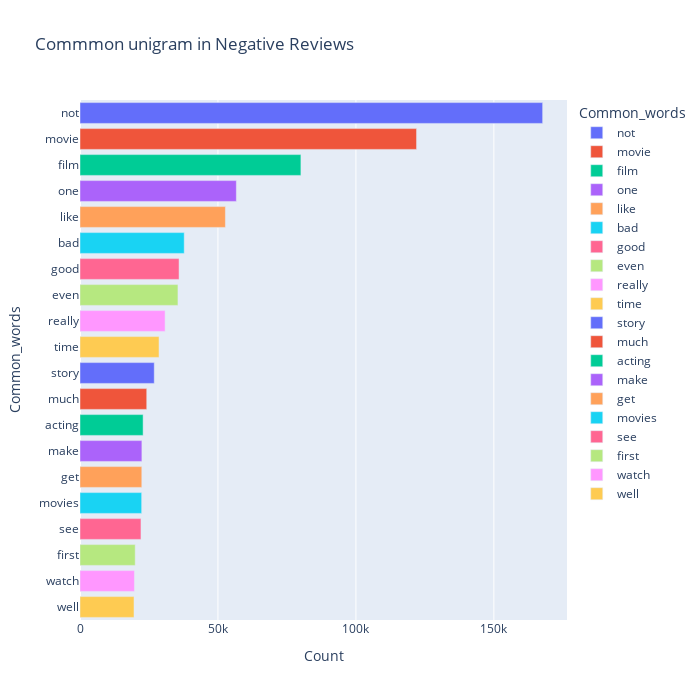

The cell this chart's notebook holds for it:
### Code cell
most_common_uni = get_top_text_ngrams(df.Reviews_clean[df['Ratings']<=4],20,1)
most_common_uni = dict(most_common_uni)
temp = pd.DataFrame(columns = ["Common_words" , 'Count'])
temp["Common_words"] = list(most_common_uni.keys())
temp["Count"] = list(most_common_uni.values())
fig = px.bar(temp, x="Count", y="Common_words", title='Commmon unigram in Negative Reviews', orientation='h', 
             width=700, height=700,color='Common_words')
fig.show()

### Figure 1 — Plotly figure (JSON) as saved in the notebook; plotly's stock layout.template omitted (floating-point values rounded to 4 significant figures)
{"data": [{"alignmentgroup": "True", "hovertemplate": "Common_words=%{y}<br>Count=%{x}<extra></extra>", "legendgroup": "not", "marker": {"color": "#636efa", "pattern": {"shape": ""}}, "name": "not", "offsetgroup": "not", "orientation": "h", "showlegend": true, "textposition": "auto", "type": "bar", "x": [167683], "xaxis": "x", "y": ["not"], "yaxis": "y"}, {"alignmentgroup": "True", "hovertemplate": "Common_words=%{y}<br>Count=%{x}<extra></extra>", "legendgroup": "movie", "marker": {"color": "#EF553B", "pattern": {"shape": ""}}, "name": "movie", "offsetgroup": "movie", "orientation": "h", "showlegend": true, "textposition": "auto", "type": "bar", "x": [121981], "xaxis": "x", "y": ["movie"], "yaxis": "y"}, {"alignmentgroup": "True", "hovertemplate": "Common_words=%{y}<br>Count=%{x}<extra></extra>", "legendgroup": "film", "marker": {"color": "#00cc96", "pattern": {"shape": ""}}, "name": "film", "offsetgroup": "film", "orientation": "h", "showlegend": true, "textposition": "auto", "type": "bar", "x": [80065], "xaxis": "x", "y": ["film"], "yaxis": "y"}, {"alignmentgroup": "True", "hovertemplate": "Common_words=%{y}<br>Count=%{x}<extra></extra>", "legendgroup": "one", "marker": {"color": "#ab63fa", "pattern": {"shape": ""}}, "name": "one", "offsetgroup": "one", "orientation": "h", "showlegend": true, "textposition": "auto", "type": "bar", "x": [56666], "xaxis": "x", "y": ["one"], "yaxis": "y"}, {"alignmentgroup": "True", "hovertemplate": "Common_words=%{y}<br>Count=%{x}<extra></extra>", "legendgroup": "like", "marker": {"color": "#FFA15A", "pattern": {"shape": ""}}, "name": "like", "offsetgroup": "like", "orientation": "h", "showlegend": true, "textposition": "auto", "type": "bar", "x": [52700], "xaxis": "x", "y": ["like"], "yaxis": "y"}, {"alignmentgroup": "True", "hovertemplate": "Common_words=%{y}<br>Count=%{x}<extra></extra>", "legendgroup": "bad", "marker": {"color": "#19d3f3", "pattern": {"shape": ""}}, "name": "bad", "offsetgroup": "bad", "orientation": "h", "showlegend": true, "textposition": "auto", "type": "bar", "x": [37774], "xaxis": "x", "y": ["bad"], "yaxis": "y"}, {"alignmentgroup": "True", "hovertemplate": "Common_words=%{y}<br>Count=%{x}<extra></extra>", "legendgroup": "good", "marker": {"color": "#FF6692", "pattern": {"shape": ""}}, "name": "good", "offsetgroup": "good", "orientation": "h", "showlegend": true, "textposition": "auto", "type": "bar", "x": [35900], "xaxis": "x", "y": ["good"], "yaxis": "y"}, {"alignmentgroup": "True", "hovertemplate": "Common_words=%{y}<br>Count=%{x}<extra></extra>", "legendgroup": "even", "marker": {"color": "#B6E880", "pattern": {"shape": ""}}, "name": "even", "offsetgroup": "even", "orientation": "h", "showlegend": true, "textposition": "auto", "type": "bar", "x": [35500], "xaxis": "x", "y": ["even"], "yaxis": "y"}, {"alignmentgroup": "True", "hovertemplate": "Common_words=%{y}<br>Count=%{x}<extra></extra>", "legendgroup": "really", "marker": {"color": "#FF97FF", "pattern": {"shape": ""}}, "name": "really", "offsetgroup": "really", "orientation": "h", "showlegend": true, "textposition": "auto", "type": "bar", "x": [30849], "xaxis": "x", "y": ["really"], "yaxis": "y"}, {"alignmentgroup": "True", "hovertemplate": "Common_words=%{y}<br>Count=%{x}<extra></extra>", "legendgroup": "time", "marker": {"color": "#FECB52", "pattern": {"shape": ""}}, "name": "time", "offsetgroup": "time", "orientation": "h", "showlegend": true, "textposition": "auto", "type": "bar", "x": [28645], "xaxis": "x", "y": ["time"], "yaxis": "y"}, {"alignmentgroup": "True", "hovertemplate": "Common_words=%{y}<br>Count=%{x}<extra></extra>", "legendgroup": "story", "marker": {"color": "#636efa", "pattern": {"shape": ""}}, "name": "story", "offsetgroup": "story", "orientation": "h", "showlegend": true, "textposition": "auto", "type": "bar", "x": [26911], "xaxis": "x", "y": ["story"], "yaxis": "y"}, {"alignmentgroup": "True", "hovertemplate": "Common_words=%{y}<br>Count=%{x}<extra></extra>", "legendgroup": "much", "marker": {"color": "#EF553B", "pattern": {"shape": ""}}, "name": "much", "offsetgroup": "much", "orientation": "h", "showlegend": true, "textposition": "auto", "type": "bar", "x": [24190], "xaxis": "x", "y": ["much"], "yaxis": "y"}, {"alignmentgroup": "True", "hovertemplate": "Common_words=%{y}<br>Count=%{x}<extra></extra>", "legendgroup": "acting", "marker": {"color": "#00cc96", "pattern": {"shape": ""}}, "name": "acting", "offsetgroup": "acting", "orientation": "h", "showlegend": true, "textposition": "auto", "type": "bar", "x": [22872], "xaxis": "x", "y": ["acting"], "yaxis": "y"}, {"alignmentgroup": "True", "hovertemplate": "Common_words=%{y}<br>Count=%{x}<extra></extra>", "legendgroup": "make", "marker": {"color": "#ab63fa", "pattern": {"shape": ""}}, "name": "make", "offsetgroup": "make", "orientation": "h", "showlegend": true, "textposition": "auto", "type": "bar", "x": [22433], "xaxis": "x", "y": ["make"], "yaxis": "y"}, {"alignmentgroup": "True", "hovertemplate": "Common_words=%{y}<br>Count=%{x}<extra></extra>", "legendgroup": "get", "marker": {"color": "#FFA15A", "pattern": {"shape": ""}}, "name": "get", "offsetgroup": "get", "orientation": "h", "showlegend": true, "textposition": "auto", "type": "bar", "x": [22401], "xaxis": "x", "y": ["get"], "yaxis": "y"}, {"alignmentgroup": "True", "hovertemplate": "Common_words=%{y}<br>Count=%{x}<extra></extra>", "legendgroup": "movies", "marker": {"color": "#19d3f3", "pattern": {"shape": ""}}, "name": "movies", "offsetgroup": "movies", "orientation": "h", "showlegend": true, "textposition": "auto", "type": "bar", "x": [22352], "xaxis": "x", "y": ["movies"], "yaxis": "y"}, {"alignmentgroup": "True", "hovertemplate": "Common_words=%{y}<br>Count=%{x}<extra></extra>", "legendgroup": "see", "marker": {"color": "#FF6692", "pattern": {"shape": ""}}, "name": "see", "offsetgroup": "see", "orientation": "h", "showlegend": true, "textposition": "auto", "type": "bar", "x": [22098], "xaxis": "x", "y": ["see"], "yaxis": "y"}, {"alignmentgroup": "True", "hovertemplate": "Common_words=%{y}<br>Count=%{x}<extra></extra>", "legendgroup": "first", "marker": {"color": "#B6E880", "pattern": {"shape": ""}}, "name": "first", "offsetgroup": "first", "orientation": "h", "showlegend": true, "textposition": "auto", "type": "bar", "x": [20014], "xaxis": "x", "y": ["first"], "yaxis": "y"}, {"alignmentgroup": "True", "hovertemplate": "Common_words=%{y}<br>Count=%{x}<extra></extra>", "legendgroup": "watch", "marker": {"color": "#FF97FF", "pattern": {"shape": ""}}, "name": "watch", "offsetgroup": "watch", "orientation": "h", "showlegend": true, "textposition": "auto", "type": "bar", "x": [19733], "xaxis": "x", "y": ["watch"], "yaxis": "y"}, {"alignmentgroup": "True", "hovertemplate": "Common_words=%{y}<br>Count=%{x}<extra></extra>", "legendgroup": "well", "marker": {"color": "#FECB52", "pattern": {"shape": ""}}, "name": "well", "offsetgroup": "well", "orientation": "h", "showlegend": true, "textposition": "auto", "type": "bar", "x": [19576], "xaxis": "x", "y": ["well"], "yaxis": "y"}], "layout": {"barmode": "relative", "height": 700, "legend": {"title": {"text": "Common_words"}, "tracegroupgap": 0}, "title": {"text": "Commmon unigram in Negative Reviews"}, "width": 700, "xaxis": {"anchor": "y", "domain": [0, 1], "title": {"text": "Count"}}, "yaxis": {"anchor": "x", "categoryarray": ["well", "watch", "first", "see", "movies", "get", "make", "acting", "much", "story", "time", "really", "even", "good", "bad", "like", "one", "film", "movie", "not"], "categoryorder": "array", "domain": [0, 1], "title": {"text": "Common_words"}}}}
